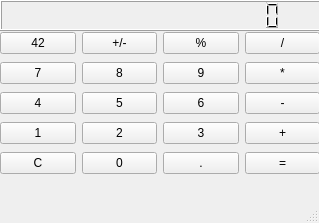
<?xml version="1.0" encoding="UTF-8"?>
<ui version="4.0">
 <class>MainWindow</class>
 <widget class="QMainWindow" name="MainWindow">
  <property name="geometry">
   <rect>
    <x>0</x>
    <y>0</y>
    <width>319</width>
    <height>223</height>
   </rect>
  </property>
  <property name="windowTitle">
   <string>MainWindow</string>
  </property>
  <widget class="QWidget" name="centralwidget">
   <widget class="QWidget" name="gridLayoutWidget">
    <property name="geometry">
     <rect>
      <x>0</x>
      <y>30</y>
      <width>320</width>
      <height>151</height>
     </rect>
    </property>
    <layout class="QGridLayout" name="gridLayout">
     <item row="0" column="1">
      <widget class="QPushButton" name="btnOpNeg">
       <property name="text">
        <string>+/-</string>
       </property>
      </widget>
     </item>
     <item row="0" column="0">
      <widget class="QPushButton" name="btn42">
       <property name="text">
        <string>42</string>
       </property>
      </widget>
     </item>
     <item row="4" column="2">
      <widget class="QPushButton" name="btnDecimal">
       <property name="text">
        <string>.</string>
       </property>
      </widget>
     </item>
     <item row="4" column="0">
      <widget class="QPushButton" name="btnClear">
       <property name="text">
        <string>C</string>
       </property>
      </widget>
     </item>
     <item row="3" column="0">
      <widget class="QPushButton" name="btnNum1">
       <property name="text">
        <string>1</string>
       </property>
      </widget>
     </item>
     <item row="1" column="1">
      <widget class="QPushButton" name="btnNum8">
       <property name="text">
        <string>8</string>
       </property>
      </widget>
     </item>
     <item row="0" column="2">
      <widget class="QPushButton" name="btnOpPercent">
       <property name="text">
        <string>%</string>
       </property>
      </widget>
     </item>
     <item row="0" column="3">
      <widget class="QPushButton" name="btnOpDiv">
       <property name="text">
        <string>/</string>
       </property>
      </widget>
     </item>
     <item row="3" column="1">
      <widget class="QPushButton" name="btnNum2">
       <property name="text">
        <string>2</string>
       </property>
      </widget>
     </item>
     <item row="2" column="0">
      <widget class="QPushButton" name="btnNum4">
       <property name="text">
        <string>4</string>
       </property>
      </widget>
     </item>
     <item row="2" column="2">
      <widget class="QPushButton" name="btnNum6">
       <property name="text">
        <string>6</string>
       </property>
      </widget>
     </item>
     <item row="1" column="2">
      <widget class="QPushButton" name="btnNum9">
       <property name="text">
        <string>9</string>
       </property>
      </widget>
     </item>
     <item row="3" column="3">
      <widget class="QPushButton" name="btnOpAdd">
       <property name="text">
        <string>+</string>
       </property>
      </widget>
     </item>
     <item row="4" column="3">
      <widget class="QPushButton" name="btnOpEq">
       <property name="text">
        <string>=</string>
       </property>
      </widget>
     </item>
     <item row="2" column="3">
      <widget class="QPushButton" name="btnOpSub">
       <property name="text">
        <string>-</string>
       </property>
      </widget>
     </item>
     <item row="3" column="2">
      <widget class="QPushButton" name="btnNum3">
       <property name="text">
        <string>3</string>
       </property>
      </widget>
     </item>
     <item row="4" column="1">
      <widget class="QPushButton" name="btnNum0">
       <property name="text">
        <string>0</string>
       </property>
      </widget>
     </item>
     <item row="2" column="1">
      <widget class="QPushButton" name="btnNum5">
       <property name="text">
        <string>5</string>
       </property>
      </widget>
     </item>
     <item row="1" column="0">
      <widget class="QPushButton" name="btnNum7">
       <property name="text">
        <string>7</string>
       </property>
      </widget>
     </item>
     <item row="1" column="3">
      <widget class="QPushButton" name="btnOpMult">
       <property name="text">
        <string>*</string>
       </property>
      </widget>
     </item>
    </layout>
   </widget>
   <widget class="QLCDNumber" name="lcdDisplay">
    <property name="geometry">
     <rect>
      <x>0</x>
      <y>0</y>
      <width>321</width>
      <height>31</height>
     </rect>
    </property>
    <property name="layoutDirection">
     <enum>Qt::LeftToRight</enum>
    </property>
    <property name="digitCount">
     <number>17</number>
    </property>
   </widget>
  </widget>
  <widget class="QMenuBar" name="menubar">
   <property name="geometry">
    <rect>
     <x>0</x>
     <y>0</y>
     <width>319</width>
     <height>21</height>
    </rect>
   </property>
  </widget>
  <widget class="QStatusBar" name="statusbar"/>
 </widget>
 <resources/>
 <connections/>
</ui>
